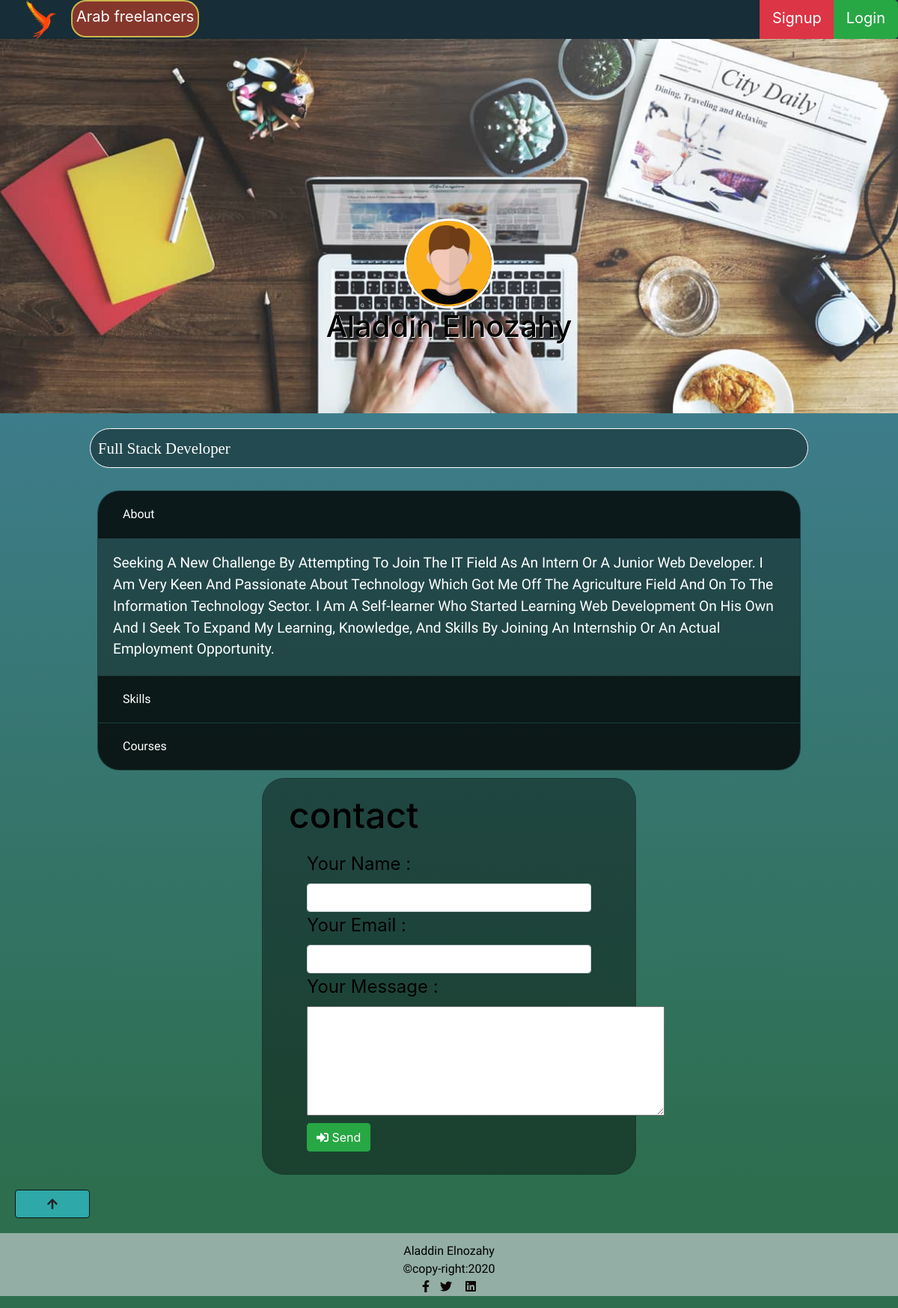
The app's page /profile.php?frid=2 with its own data.
### tables this page shows
CREATE TABLE `freelancers` (
  `f_id` int(11) NOT NULL,
  `f_name` varchar(50) DEFAULT NULL,
  `f_job` varchar(50) NOT NULL,
  `f_phone` int(11) DEFAULT NULL,
  `pass` varchar(100) NOT NULL,
  `f_email` varchar(20) DEFAULT NULL,
  `photo` varchar(100) DEFAULT NULL,
  `description` longtext DEFAULT NULL
);

### profile.php (the view, shortened to what this page needs)
<?php
include 'includes/header.php' ;
include 'includes/navbar.php' ;
require 'admin/config.php';
$id=$_GET['frid'];
$sqlfree = "SELECT *  FROM freelancers WHERE f_id='$id'";
$query = mysqli_query($connection,$sqlfree);
$data = mysqli_fetch_array($query);
?>
    <div class="center" id="portofolio" style="background-image: url('media/cover.jpg');">
        <img id="imgsize" src="media/co.png" alt="profile img" >
        <h1>
        <?= ucwords( $data['f_name']); ?>
        </h1>
    </div>
    <div class="mini">
    <?= ucwords( $data['f_job']); ?>
    </div>
    <div class="accordion " id="accordionExample">
        <div class="card oco">
          <div class="card-header " id="headingOne">
            <h2 class="mb-0">
              <button class="btn btn-link btn-block text-left" type="button" data-toggle="collapse" data-target="#collapseOne" aria-expanded="true" aria-controls="collapseOne" style="color: white;">
                About
              </button>
            </h2>
          </div>
          <div id="collapseOne" class="collapse show" aria-labelledby="headingOne" data-parent="#accordionExample">
            <div class="card-body">
            <?= ucwords( $data['description']); ?>
            </div>
          </div>
        </div>
        <div class="card oco">
          <div class="card-header " id="headingTwo">
            <h2 class="mb-0">
              <button class="btn btn-link btn-block text-left collapsed" type="button" data-toggle="collapse" data-target="#collapseTwo" aria-expanded="false" aria-controls="collapseTwo" style="color: white;" >
                Skills
              </button>
            </h2>
          </div>
        </div>
        <div class="card oco">
          <div class="card-header" id="headingThree">
            <h2 class="mb-0">
              <button  class="btn btn-link btn-block text-left collapsed" type="button" data-toggle="collapse" data-target="#collapseThree" aria-expanded="false" aria-controls="collapseThree" style="color: white;">
                Courses
              </button>
            </h2>
          </div>
        </div>
      </div>
      <div class="card contact col-md-5" >
        <form method="post">
          <div class="card-body formc">
            <h2 id="contacth">contact</h2>
              <div class="form-group" style="width: 25rem;">
                <label >Your Name :</label>
                <input type="text" name="c_name"  class="form-control"  >
                <label for="c_email">Your Email :</label>
                <input type="email" name="c_email" class="form-control"  >
                <label for="exampleInputEmail1">Your Message :</label>
                <textarea  name="c_message" rows="4" cols="30" ></textarea>
                <button  type="submit" name="submit" class="btn btn-success  " ><i class="fas fa-sign-in-alt"></i> Send</button>
              </div>
          </div>
        </form>
      </div>
      <a  href="" ><button id="goup"  type="button" class="btn btn-warning"> <i class="fas fa-arrow-up"></i> </button> </a>
<?php include 'includes/footer.php' ?>

### css/app.css (style rules this page uses)
* { margin: 0; padding: 0; }
body { background-repeat: no-repeat; background-attachment: fixed; background: rgb(9, 226, 136); background: linear-gradient(0deg, rgb(45, 110, 79) 10%, rgb(67, 130, 160) 90%); background-repeat: no-repeat; background-attachment: fixed; background-position: center; }
.mini { border: solid 1px white; border-radius: 30px ; margin:20px auto; width: 80%; padding: 10px; font-family: 'Lora', serif; font-size: 1.3rem; color: white; background-color: rgba(0, 0, 0, 0.404); color: white; }
#imgsize { width: 10%; margin-top: 20%; border: solid 3px white; border-radius: 100%; }
h1 { color: rgb(0, 0, 0); text-shadow: 2px 5pxrgb(250 174 28); }
#portofolio { background-image: url("/media/cover.jpg"); background-repeat: no-repeat; background-size: cover; text-align: center; text-shadow: 1px 1px #fff; }
.center { height: 500px; }
.accordion { margin: auto; width: 80%; padding: 10px; font-family: 'Oxygen', sans-serif; border-radius: 20px; font-size: 1.2rem; }
#goup { width: 100PX; margin: 20px; }
.card { margin: auto; border-radius: 30px; background-color: rgba(0, 0, 0, 0.404); color: white; }
.btn-warning { color: #212529; background-color: #2ea8a8; border-color: #0d1412; }
.accordion>.card>.card-header { background-color: rgba(0, 0, 0, 0.65);; border-radius: 0; }
.contact { margin:auto; }
.form-group { padding: 10px; margin: auto; }
#contacth { font-size:2em; font-style: bold; }
.formc { color:black; font-size: 1.5em; }

### records on screen
freelancers: f_name "Aladdin Elnozahy", f_job "Full Stack Developer", description "Seeking A New Challenge By Attempting To Join The IT Field As An Intern Or A Junior Web Developer. I Am Very Keen And Passionate About Technology Which Got Me Off The Agriculture Field And On To The Information Technology Sector. I Am A Self-learner Who Started Learning Web Development On His Own And I Seek To Expand My Learning, Knowledge, And Skills By Joining An Internship Or An Actual Employment Opportunity."
